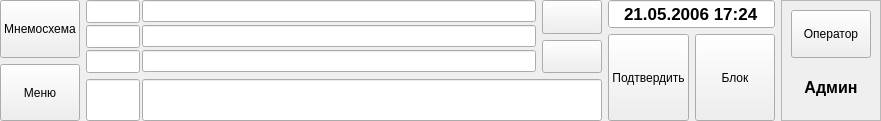
  <widget class="QWidget" name="layoutWidget" >
   <property name="geometry" >
    <rect>
     <x>9</x>
     <y>9</y>
     <width>881</width>
     <height>121</height>
    </rect>
   </property>
   <layout class="QGridLayout" >
    <property name="margin" >
     <number>0</number>
    </property>
    <property name="spacing" >
     <number>6</number>
    </property>
    <item row="1" column="2" >
     <widget class="QPushButton" name="logCommitButton" >
      <property name="sizePolicy" >
       <sizepolicy>
        <hsizetype>5</hsizetype>
        <vsizetype>5</vsizetype>
        <horstretch>0</horstretch>
        <verstretch>0</verstretch>
       </sizepolicy>
      </property>
      <property name="text" >
       <string>Подтвердить</string>
      </property>
     </widget>
    </item>
    <item row="1" column="3" >
     <widget class="QPushButton" name="lockButton" >
      <property name="sizePolicy" >
       <sizepolicy>
        <hsizetype>1</hsizetype>
        <vsizetype>7</vsizetype>
        <horstretch>0</horstretch>
        <verstretch>0</verstretch>
       </sizepolicy>
      </property>
      <property name="text" >
       <string>Блок</string>
      </property>
      <property name="checkable" >
       <bool>true</bool>
      </property>
     </widget>
    </item>
    <item rowspan="2" row="0" column="0" >
     <layout class="QVBoxLayout" >
      <property name="margin" >
       <number>0</number>
      </property>
      <property name="spacing" >
       <number>6</number>
      </property>
      <item>
       <widget class="QPushButton" name="mnemoButton" >
        <property name="sizePolicy" >
         <sizepolicy>
          <hsizetype>5</hsizetype>
          <vsizetype>5</vsizetype>
          <horstretch>0</horstretch>
          <verstretch>0</verstretch>
         </sizepolicy>
        </property>
        <property name="text" >
         <string>Мнемосхема</string>
        </property>
       </widget>
      </item>
      <item>
       <widget class="QPushButton" name="menuButton" >
        <property name="sizePolicy" >
         <sizepolicy>
          <hsizetype>5</hsizetype>
          <vsizetype>5</vsizetype>
          <horstretch>0</horstretch>
          <verstretch>0</verstretch>
         </sizepolicy>
        </property>
        <property name="text" >
         <string>Меню</string>
        </property>
       </widget>
      </item>
     </layout>
    </item>
    <item rowspan="2" row="0" column="1" >
     <layout class="QVBoxLayout" >
      <property name="margin" >
       <number>0</number>
      </property>
      <property name="spacing" >
       <number>6</number>
      </property>
      <item>
       <layout class="QHBoxLayout" >
        <property name="margin" >
         <number>0</number>
        </property>
        <property name="spacing" >
         <number>6</number>
        </property>
        <item>
         <layout class="QGridLayout" >
          <property name="margin" >
           <number>0</number>
          </property>
          <property name="spacing" >
           <number>2</number>
          </property>
          <item row="1" column="1" >
           <widget class="QLineEdit" name="logEdit2" >
            <property name="cursor" >
             <cursor>10</cursor>
            </property>
            <property name="readOnly" >
             <bool>true</bool>
            </property>
           </widget>
          </item>
          <item row="2" column="0" >
           <widget class="QLineEdit" name="logNumberEdit3" >
            <property name="sizePolicy" >
             <sizepolicy>
              <hsizetype>0</hsizetype>
              <vsizetype>0</vsizetype>
              <horstretch>0</horstretch>
              <verstretch>0</verstretch>
             </sizepolicy>
            </property>
            <property name="maximumSize" >
             <size>
              <width>54</width>
              <height>16777215</height>
             </size>
            </property>
            <property name="font" >
             <font>
              <family>MS Shell Dlg</family>
              <pointsize>10</pointsize>
              <weight>75</weight>
              <italic>false</italic>
              <bold>true</bold>
              <underline>false</underline>
              <strikeout>false</strikeout>
             </font>
            </property>
            <property name="cursor" >
             <cursor>10</cursor>
            </property>
            <property name="readOnly" >
             <bool>true</bool>
            </property>
           </widget>
          </item>
          <item row="0" column="0" >
           <widget class="QLineEdit" name="logNumberEdit1" >
            <property name="sizePolicy" >
             <sizepolicy>
              <hsizetype>0</hsizetype>
              <vsizetype>0</vsizetype>
              <horstretch>0</horstretch>
              <verstretch>0</verstretch>
             </sizepolicy>
            </property>
            <property name="maximumSize" >
             <size>
              <width>54</width>
              <height>16777215</height>
             </size>
            </property>
            <property name="font" >
             <font>
              <family>MS Shell Dlg</family>
              <pointsize>10</pointsize>
              <weight>75</weight>
              <italic>false</italic>
              <bold>true</bold>
              <underline>false</underline>
              <strikeout>false</strikeout>
             </font>
            </property>
            <property name="cursor" >
             <cursor>10</cursor>
            </property>
            <property name="readOnly" >
             <bool>true</bool>
            </property>
           </widget>
          </item>
          <item row="2" column="1" >
           <widget class="QLineEdit" name="logEdit3" >
            <property name="cursor" >
             <cursor>10</cursor>
            </property>
            <property name="readOnly" >
             <bool>true</bool>
            </property>
           </widget>
          </item>
          <item row="1" column="0" >
           <widget class="QLineEdit" name="logNumberEdit2" >
            <property name="sizePolicy" >
             <sizepolicy>
              <hsizetype>0</hsizetype>
              <vsizetype>0</vsizetype>
              <horstretch>0</horstretch>
              <verstretch>0</verstretch>
             </sizepolicy>
            </property>
            <property name="maximumSize" >
             <size>
              <width>54</width>
              <height>16777215</height>
             </size>
            </property>
            <property name="font" >
             <font>
              <family>MS Shell Dlg</family>
              <pointsize>10</pointsize>
              <weight>75</weight>
              <italic>false</italic>
              <bold>true</bold>
              <underline>false</underline>
              <strikeout>false</strikeout>
             </font>
            </property>
            <property name="cursor" >
             <cursor>10</cursor>
            </property>
            <property name="readOnly" >
             <bool>true</bool>
            </property>
           </widget>
          </item>
          <item row="0" column="1" >
           <widget class="QLineEdit" name="logEdit1" >
            <property name="cursor" >
             <cursor>10</cursor>
            </property>
            <property name="readOnly" >
             <bool>true</bool>
            </property>
           </widget>
          </item>
         </layout>
        </item>
        <item>
         <layout class="QVBoxLayout" >
          <property name="margin" >
           <number>0</number>
          </property>
          <property name="spacing" >
           <number>6</number>
          </property>
          <item>
           <widget class="QPushButton" name="logUpButton" >
            <property name="sizePolicy" >
             <sizepolicy>
              <hsizetype>0</hsizetype>
              <vsizetype>13</vsizetype>
              <horstretch>0</horstretch>
              <verstretch>0</verstretch>
             </sizepolicy>
            </property>
            <property name="minimumSize" >
             <size>
              <width>60</width>
              <height>0</height>
             </size>
            </property>
            <property name="text" >
             <string/>
            </property>
            <property name="icon" >
             <iconset>up.gif</iconset>
            </property>
           </widget>
          </item>
          <item>
           <widget class="QPushButton" name="logDownButton" >
            <property name="sizePolicy" >
             <sizepolicy>
              <hsizetype>0</hsizetype>
              <vsizetype>13</vsizetype>
              <horstretch>0</horstretch>
              <verstretch>0</verstretch>
             </sizepolicy>
            </property>
            <property name="minimumSize" >
             <size>
              <width>60</width>
              <height>0</height>
             </size>
            </property>
            <property name="text" >
             <string/>
            </property>
            <property name="icon" >
             <iconset>down.gif</iconset>
            </property>
           </widget>
          </item>
         </layout>
        </item>
       </layout>
      </item>
      <item>
       <layout class="QHBoxLayout" >
        <property name="margin" >
         <number>0</number>
        </property>
        <property name="spacing" >
         <number>2</number>
        </property>
        <item>
         <widget class="QLineEdit" name="logNumberEdit" >
          <property name="sizePolicy" >
           <sizepolicy>
            <hsizetype>0</hsizetype>
            <vsizetype>5</vsizetype>
            <horstretch>0</horstretch>
            <verstretch>0</verstretch>
           </sizepolicy>
          </property>
          <property name="maximumSize" >
           <size>
            <width>54</width>
            <height>16777215</height>
           </size>
          </property>
          <property name="font" >
           <font>
            <family>MS Shell Dlg</family>
            <pointsize>10</pointsize>
            <weight>75</weight>
            <italic>false</italic>
            <bold>true</bold>
            <underline>false</underline>
            <strikeout>false</strikeout>
           </font>
          </property>
          <property name="cursor" >
           <cursor>10</cursor>
          </property>
          <property name="readOnly" >
           <bool>true</bool>
          </property>
         </widget>
        </item>
        <item>
         <widget class="QLineEdit" name="logEdit" >
          <property name="sizePolicy" >
           <sizepolicy>
            <hsizetype>3</hsizetype>
            <vsizetype>5</vsizetype>
            <horstretch>0</horstretch>
            <verstretch>0</verstretch>
           </sizepolicy>
          </property>
          <property name="font" >
           <font>
            <family>MS Shell Dlg</family>
            <pointsize>10</pointsize>
            <weight>75</weight>
            <italic>false</italic>
            <bold>true</bold>
            <underline>false</underline>
            <strikeout>false</strikeout>
           </font>
          </property>
          <property name="cursor" >
           <cursor>10</cursor>
          </property>
          <property name="readOnly" >
           <bool>true</bool>
          </property>
         </widget>
        </item>
       </layout>
      </item>
     </layout>
    </item>
    <item rowspan="2" row="0" column="4" >
     <widget class="QFrame" name="frame_3" >
      <property name="frameShape" >
       <enum>QFrame::StyledPanel</enum>
      </property>
      <property name="frameShadow" >
       <enum>QFrame::Raised</enum>
      </property>
      <layout class="QVBoxLayout" >
       <property name="margin" >
        <number>9</number>
       </property>
       <property name="spacing" >
        <number>6</number>
       </property>
       <item>
        <widget class="QPushButton" name="operButton" >
         <property name="sizePolicy" >
          <sizepolicy>
           <hsizetype>1</hsizetype>
           <vsizetype>3</vsizetype>
           <horstretch>0</horstretch>
           <verstretch>0</verstretch>
          </sizepolicy>
         </property>
         <property name="text" >
          <string>Оператор</string>
         </property>
        </widget>
       </item>
       <item>
        <widget class="QLabel" name="operLabel" >
         <property name="sizePolicy" >
          <sizepolicy>
           <hsizetype>5</hsizetype>
           <vsizetype>3</vsizetype>
           <horstretch>0</horstretch>
           <verstretch>0</verstretch>
          </sizepolicy>
         </property>
         <property name="font" >
          <font>
           <family>MS Shell Dlg</family>
           <pointsize>12</pointsize>
           <weight>75</weight>
           <italic>false</italic>
           <bold>true</bold>
           <underline>false</underline>
           <strikeout>false</strikeout>
          </font>
         </property>
         <property name="text" >
          <string>Админ</string>
         </property>
         <property name="textFormat" >
          <enum>Qt::PlainText</enum>
         </property>
         <property name="alignment" >
          <set>Qt::AlignCenter</set>
         </property>
        </widget>
       </item>
      </layout>
     </widget>
    </item>
    <item row="0" column="2" colspan="2" >
     <widget class="QLineEdit" name="dateTimeEdit" >
      <property name="enabled" >
       <bool>true</bool>
      </property>
      <property name="sizePolicy" >
       <sizepolicy>
        <hsizetype>7</hsizetype>
        <vsizetype>5</vsizetype>
        <horstretch>0</horstretch>
        <verstretch>0</verstretch>
       </sizepolicy>
      </property>
      <property name="font" >
       <font>
        <family>MS Shell Dlg</family>
        <pointsize>13</pointsize>
        <weight>75</weight>
        <italic>false</italic>
        <bold>true</bold>
        <underline>false</underline>
        <strikeout>false</strikeout>
       </font>
      </property>
      <property name="cursor" >
       <cursor>10</cursor>
      </property>
      <property name="mouseTracking" >
       <bool>false</bool>
      </property>
      <property name="focusPolicy" >
       <enum>Qt::NoFocus</enum>
      </property>
      <property name="acceptDrops" >
       <bool>false</bool>
      </property>
      <property name="autoFillBackground" >
       <bool>true</bool>
      </property>
      <property name="text" >
       <string>21.05.2006 17:24</string>
      </property>
      <property name="alignment" >
       <set>Qt::AlignHCenter</set>
      </property>
      <property name="readOnly" >
       <bool>true</bool>
      </property>
     </widget>
    </item>
   </layout>
  </widget>
